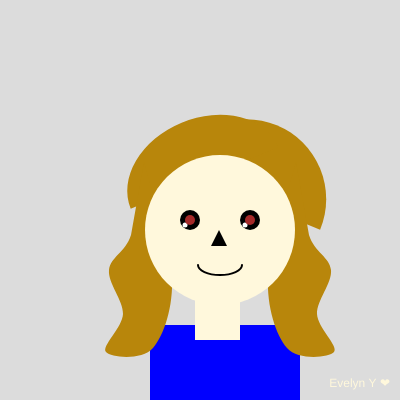
Frame 1 (no input)
Frame 60 (no input): identical to frame 1, image omitted
Frame 120 (the mouse pressed at the canvas centre since frame 60): identical to frame 1, image omitted

The p5.js sketch that drew this single still picture (run headless with seeded random() and noise() and a simulated clock; from frame 60 on, the mouse is pressed at the canvas centre):

// p5.js sketch
// ── sketch.js
/*
Evelyn Yaskin: ARTG 2262 Self-Portrait Assignment 3
Lab 4-Debug
*/

function setup() {
  createCanvas(400, 400);
}

function draw() {

background(220);
  
noStroke();
fill('blue');
rect(150, 325, 150,100);
  
// hair - right bang
fill('darkGoldenRod');
noStroke();
translate(200, 180);
rotate(PI / 8);
arc(50, 0, 160, 160, PI, TWO_PI, PIE);
rotate(-PI / 8);
translate(-200, -180);

  
// hair - left bang
noStroke();
translate(200, 180);
rotate(-PI / 8);
arc(5, 0, 160, 120, PI, TWO_PI, PIE);
rotate(PI / 8);
translate(-200, -180);
  
// long hair left
fill('darkGoldenRod');
noStroke();

beginShape();
curveVertex(144, 162);
curveVertex(131, 235);
curveVertex(109, 270);
curveVertex(123, 314);
curveVertex(106, 352);
curveVertex(153, 348);
curveVertex(172, 276);
endShape(CLOSE);
  
textSize(12);
fill('cornSilk');
textAlign(RIGHT, BOTTOM);
text('Evelyn Y ❤', width - 10, height - 10);

// long hair right
fill('darkGoldenRod');
noStroke();
translate(440, 0);   
scale(-1, 1);

beginShape();
curveVertex(144, 162);
curveVertex(131, 235);
curveVertex(109, 270);
curveVertex(123, 314);
curveVertex(106, 352);
curveVertex(153, 348);
curveVertex(172, 276);
endShape(CLOSE);
  
// head
fill('cornSilk');
circle(220,230,150);
  
fill('black');
triangle(221, 230, 229, 246, 213, 246);

// eyes
circle(250,220,20);
circle(190,220,20);

fill('white')
circle(255,225,5);
circle(195,225,5);

fill('brown')
circle(250,220,10);
circle(190,220,10);

fill('black');
noStroke();
  
noFill();
stroke('black');
strokeWeight(2);

// arc(x, y, width, height, startAngle, stopAngle)
arc(220, 265, 44, 20, 0, PI);
  
noStroke();
fill('cornSilk')
  
rect(200, 300, 45, 40);

}

  
